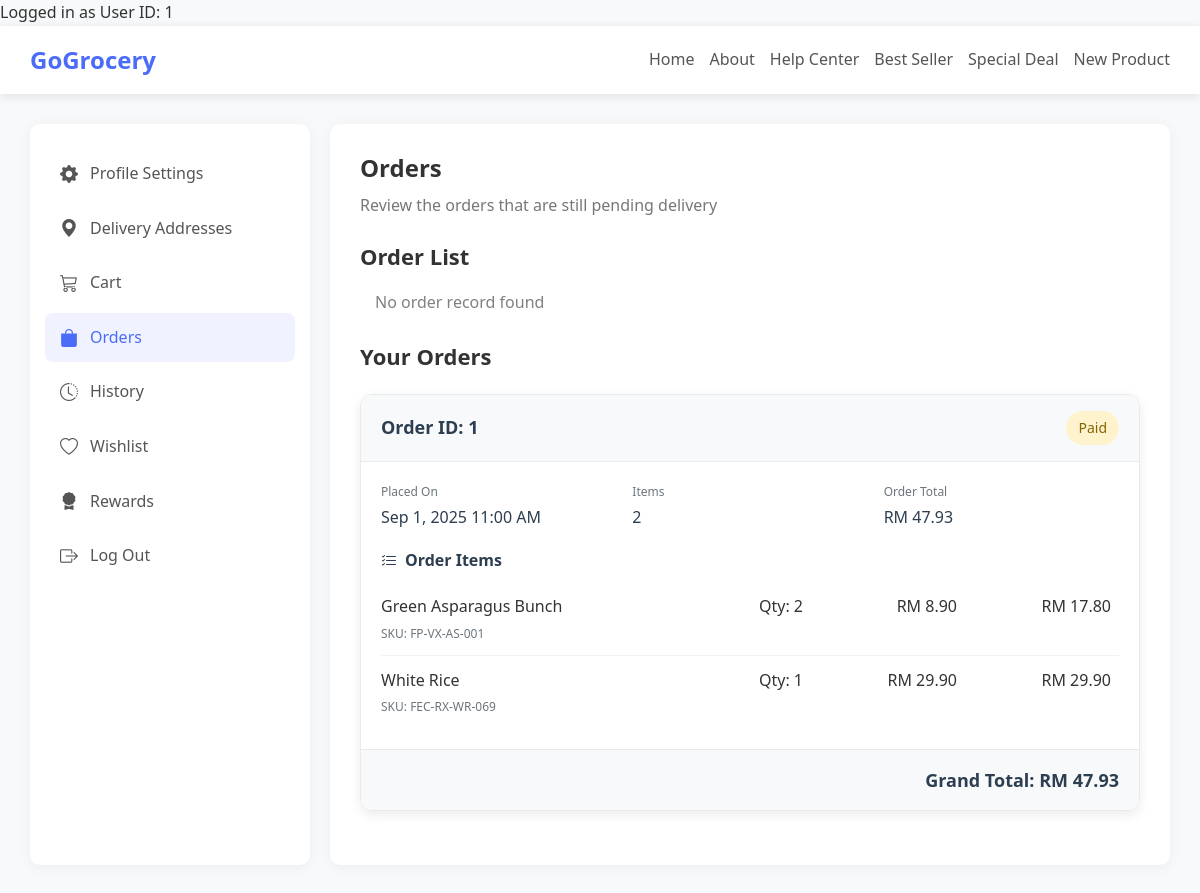
The page /profile/order/index_with_order_details.php (signed in) on the database its author committed.
### tables this page shows
CREATE TABLE IF NOT EXISTS orders (
  order_id INT UNSIGNED AUTO_INCREMENT PRIMARY KEY,
  user_id INT UNSIGNED NOT NULL,
  address_id INT UNSIGNED NOT NULL,
  status ENUM('paid','delivered') NOT NULL DEFAULT 'paid',   
  payment_method ENUM('card','bank_transfer','e_wallet','grabpay','fpx') NOT NULL,
  voucher_id INT UNSIGNED NULL,                     
  subtotal DECIMAL(10,2) NOT NULL DEFAULT 0.00,
  voucher_discount_value DECIMAL(10,2) NOT NULL DEFAULT 0.00,  
  shipping_fee DECIMAL(10,2) NOT NULL DEFAULT 0.00,
  delivery_duration VARCHAR(50) NOT NULL,
  grand_total DECIMAL(10,2) AS (subtotal - voucher_discount_value + shipping_fee) STORED,
  placed_at TIMESTAMP NOT NULL DEFAULT CURRENT_TIMESTAMP,
  KEY idx_orders_user (user_id),
  CONSTRAINT fk_orders_user
    FOREIGN KEY (user_id) REFERENCES users(user_id)
    ON DELETE RESTRICT ON UPDATE CASCADE,
  CONSTRAINT fk_orders_address
    FOREIGN KEY (address_id) REFERENCES addresses(address_id)
    ON DELETE RESTRICT ON UPDATE CASCADE,
  CONSTRAINT fk_orders_voucher
    FOREIGN KEY (voucher_id) REFERENCES vouchers(voucher_id)
    ON DELETE SET NULL ON UPDATE CASCADE
);

CREATE TABLE IF NOT EXISTS order_items (
  order_item_id INT UNSIGNED AUTO_INCREMENT PRIMARY KEY,
  order_id INT UNSIGNED NOT NULL,
  product_id INT UNSIGNED NOT NULL,
  product_name VARCHAR(255) NOT NULL,       
  sku VARCHAR(64) NOT NULL,                 
  unit_price DECIMAL(10,2) NOT NULL,
  quantity INT UNSIGNED NOT NULL CHECK (quantity > 0),
  line_discount DECIMAL(10,2) NOT NULL DEFAULT 0.00,     
  line_total DECIMAL(10,2) AS (unit_price * quantity - line_discount) STORED,
  KEY idx_order_items_order (order_id),
  KEY idx_order_items_product (product_id),
  CONSTRAINT fk_order_items_order
    FOREIGN KEY (order_id) REFERENCES orders(order_id)
    ON DELETE CASCADE ON UPDATE CASCADE,
  CONSTRAINT fk_order_items_product
    FOREIGN KEY (product_id) REFERENCES products(product_id)
    ON DELETE RESTRICT ON UPDATE CASCADE
);

### profile/order/index_with_order_details.php (the view, shortened to what this page needs)
<?php
if (isset($_SESSION['user_id'])) {
    $user_id = $_SESSION['user_id'];
    echo "Logged in as User ID: " . $user_id;
} else {
    echo "You are not logged in!";
}
?>
<?php
include(__DIR__ . '/../../connect_db.php');
$order_status = "paid";
$orderStmt = $conn->prepare("SELECT * FROM orders WHERE user_id = ? AND status = ? ORDER BY placed_at DESC");
$orderStmt->bind_param("is", $user_id, $order_status);
$orderStmt->execute();
$orderResult = $orderStmt->get_result();
$orderList = [];
while ($order = $orderResult->fetch_assoc()) {
    $order_id = $order['order_id'];
    $itemStmt = $conn->prepare("SELECT * FROM order_items WHERE order_id = ?");
    $itemStmt->bind_param("i", $order_id);
    $itemStmt->execute();
    $itemResult = $itemStmt->get_result();
    $orderItemList = $itemResult->fetch_all(MYSQLI_ASSOC);
    $order['itemList'] = $orderItemList;
    $orderList[] = $order;
}
?>
<!DOCTYPE html>
<html>
    <head>
            <link href="https://cdn.jsdelivr.net/npm/bootstrap-icons/font/bootstrap-icons.css" rel="stylesheet">
            <link href="https://cdn.jsdelivr.net/npm/bootstrap@5.3.0/dist/css/bootstrap.min.css" rel="stylesheet">
            <link rel="stylesheet" href="../../css/profile.css">
    </head>
    <body>
            <div id="header">
            <div class="logo">GoGrocery</div>
            <div class="nav-links">
                <a href="">Home</a>
                <a href="">About</a>
                <a href="">Help Center</a>
                <a href="">Best Seller</a>
                <a href="">Special Deal</a>
                <a href="">New Product</a>
            </div>
        </div>
        <div class="main-container">
            <div id="profileSettingSideBar">
                <ul class="menu-items">
                    <li><a href=""><i class="bi bi-gear-fill"></i> Profile Settings</a></li>
                    <li><a href="../deliveryAddress/index.php"><i class="bi bi-geo-alt-fill"></i> Delivery Addresses</a></li>
                    <li><a href="../cart/index.php"><i class="bi bi-cart3"></i> Cart</a></li>
                    <li><a href="../order/index.php" class="active"><i class="bi bi-bag-fill"></i> Orders</a></li>
                    <li><a href="../history/index.php"><i class="bi bi-clock-history"></i> History</a></li>
                    <li><a href=""><i class="bi bi-heart"></i> Wishlist</a></li>
                    <li><a href=""><i class="bi bi-award-fill"></i> Rewards</a></li>
                     <li><a href="../../auth/logout.php"><i class="bi bi-box-arrow-right"></i> Log Out</a></li>
                </ul>
            </div>
            <div id="profileContent">
                <div class="content-header">
                    <h1>Orders</h1>
                    <p>Review the orders that are still pending delivery</p>
                </div>
                <div class="content">
                   <h2>Order List</h2>
                   <p class="tips">No order record found<p>
                    <h2 class="mb-4">Your Orders</h2>
                        <?php foreach ($orderList as $order): ?>
                            <div class="order-card">
                                <div class="order-header">
                                    <h3 class="order-id">Order ID: <?php echo $order['order_id']; ?></h3>
                                    <span class="order-status status-paid">
                                        <?php echo ucfirst($order['status']); ?>
                                    </span>
                                </div>
                                <div class="order-body">
                                    <div class="order-details">
                                        <div class="detail-item">
                                            <span class="detail-label">Placed On</span>
                                            <span class="detail-value"><?php echo date('M j, Y g:i A', strtotime($order['placed_at'])); ?></span>
                                        </div>
                                        <div class="detail-item">
                                            <span class="detail-label">Items</span>
                                            <span class="detail-value"><?php echo count($order['itemList']); ?></span>
                                        </div>
                                        <div class="detail-item">
                                            <span class="detail-label">Order Total</span>
                                            <span class="detail-value">RM <?php echo number_format($order['grand_total'], 2); ?></span>
                                        </div>
                                    </div>
                                    <div class="order-items">
                                        <h4 class="items-title"><i class="bi bi-list-check"></i> Order Items</h4>
                                        <ul class="item-list">
                                            <?php foreach ($order['itemList'] as $item): ?>
                                                <li>
                                                    <div class="item-info">
                                                        <div class="item-name"><?php echo htmlspecialchars($item['product_name']); ?></div>
                                                        <div class="item-sku">SKU: <?php echo $item['sku']; ?></div>
                                                    </div>
                                                    <div class="item-quantity">Qty: <?php echo $item['quantity']; ?></div>
                                                    <div class="item-price">RM <?php echo number_format($item['unit_price'], 2); ?></div>
                                                    <div class="item-total">RM <?php echo number_format($item['line_total'], 2); ?></div>
                                                </li>
                                            <?php endforeach; ?>
                                        </ul>
                                    </div>
                                </div>
                                <div class="grand-total">
                                    Grand Total: RM <?php echo number_format($order['grand_total'], 2); ?>
                                </div>
                            </div>
                        <?php endforeach; ?>
                </div>
            </div>
        </div>
    </body>
</html>

### css/profile.css (style rules this page uses)
* { margin: 0; padding: 0; box-sizing: border-box; font-family: 'Segoe UI', Tahoma, Geneva, Verdana, sans-serif; }
body { background-color: #f8f9fa; color: #333; line-height: 1.6; }
#header { background-color: #fff; box-shadow: 0 2px 10px rgba(0, 0, 0, 0.1); padding: 15px 30px; display: flex; justify-content: space-between; align-items: center; }
.logo { font-size: 24px; font-weight: bold; color: #4a6cf7; }
.nav-links { display: flex; gap: 25px; }
.nav-links a { text-decoration: none; color: #555; font-weight: 500; transition: color 0.3s; }
.main-container { display: flex; max-width: 1200px; margin: 30px auto; gap: 30px; }
#profileSettingSideBar { flex: 0 0 280px; background-color: #fff; border-radius: 10px; box-shadow: 0 2px 15px rgba(0, 0, 0, 0.05); padding: 25px 0; }
.menu-items { list-style: none; padding: 0 15px; }
.menu-items li { margin-bottom: 5px; }
.menu-items a { display: flex; align-items: center; padding: 12px 15px; text-decoration: none; color: #555; border-radius: 8px; transition: all 0.3s; }
.menu-items a:hover, .menu-items a.active { background-color: #f0f3ff; color: #4a6cf7; }
.menu-items a i { margin-right: 12px; font-size: 18px; }
#profileContent { flex: 1; background-color: #fff; border-radius: 10px; box-shadow: 0 2px 15px rgba(0, 0, 0, 0.05); padding: 30px; }
.content-header { margin-bottom: 25px; }
#profileContent .content-header h1 { font-size: 24px; color: #333; margin-bottom: 10px; font-weight: bold; }
#profileContent .content-header p { color: #777; }
#profileContent .content h2 { font-size: 22px; font-weight: bold; }
.status-paid { background-color: #fff3cd; color: #856404; }
.order-header { background-color: #f8f9fa; padding: 16px 20px; display: flex; justify-content: space-between; align-items: center; border-bottom: 1px solid #eaeaea; }
.order-status { padding: 6px 12px; border-radius: 50px; font-size: 14px; font-weight: 500; }
.order-body { padding: 20px; }
.order-details { display: grid; grid-template-columns: 1fr 1fr; gap: 16px; margin-bottom: 20px; }
.detail-item { display: flex; flex-direction: column; }
.detail-label { font-size: 12px; color: #6c757d; margin-bottom: 4px; }
.detail-value { font-size: 16px; font-weight: 500; color: #2c3e50; }
.order-items { margin-top: 16px; }
.items-title { font-size: 16px; font-weight: 600; margin-bottom: 12px; display: flex; align-items: center; }
.items-title i { margin-right: 8px; }
.item-list { list-style: none; padding: 0; margin: 0; }
.item-list li { display: flex; justify-content: space-between; padding: 12px 0; border-bottom: 1px solid #f1f1f1; }
.item-list li:last-child { border-bottom: none; }
.item-info { flex: 2; }
.item-name { font-weight: 500; margin-bottom: 4px; }
.item-sku { font-size: 12px; color: #6c757d; }
.item-quantity, .item-price, .item-total { flex: 1; text-align: right; }
.item-price, .item-total { font-weight: 500; }
.grand-total { background-color: #f8f9fa; padding: 16px 20px; text-align: right; font-weight: 600; font-size: 18px; color: #2c3e50; border-top: 1px solid #eaeaea; }
.tips { color: grey; padding: 12px 15px; }
@media (max-width: 1200px) { .main-container { max-width: 95%; gap: 20px; } }
@media (max-width: 1200px) { .nav-links { gap: 15px; } }
@media (max-width: 1200px) { .content-header h1 { font-size: 22px; } }
@media (max-width: 1200px) { .content h2 { font-size: 20px; } }

### rows shown on the page
orders: order_id "1", status "Paid", placed_at "Sep 1, 2025 11:00 AM", count($order['itemList']) "2", grand_total "47.93"
order_items: product_name "Green Asparagus Bunch", sku "FP-VX-AS-001", quantity "2", unit_price "8.90", line_total "17.80"
order_items: product_name "White Rice", sku "FEC-RX-WR-069", quantity "1", unit_price "29.90", line_total "29.90"

### other values the page prints
$user_id "1"
